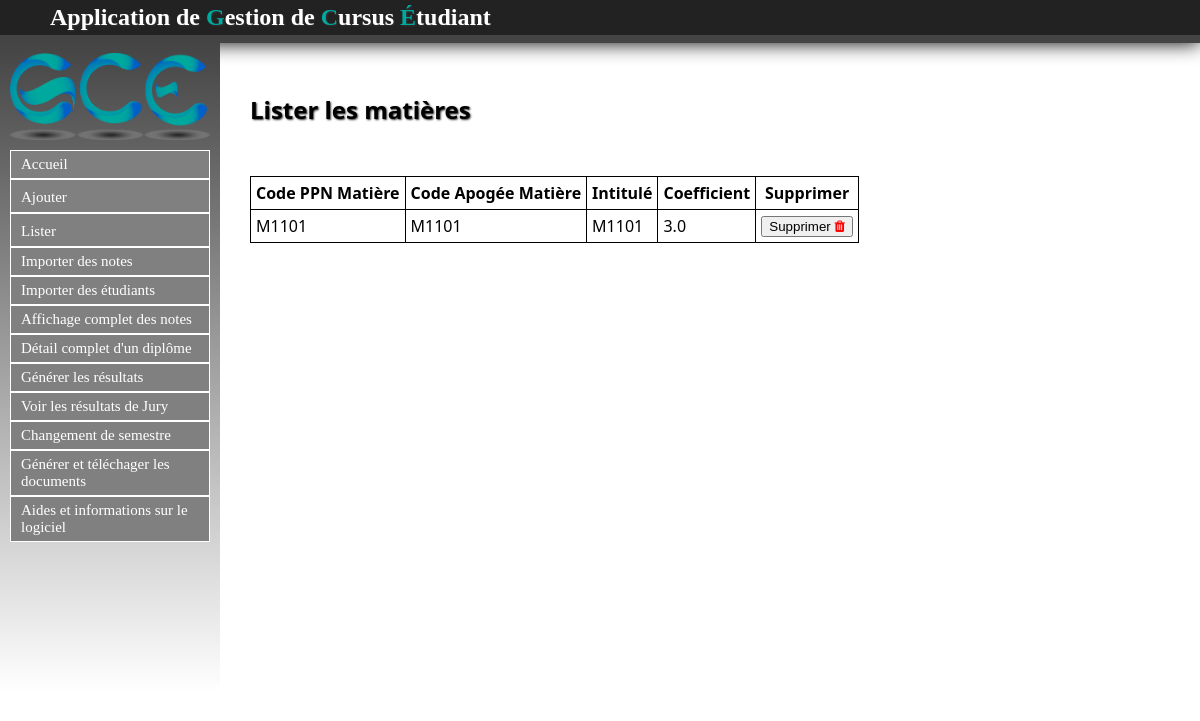
The app's page /Matiere/listermatieres, older data.
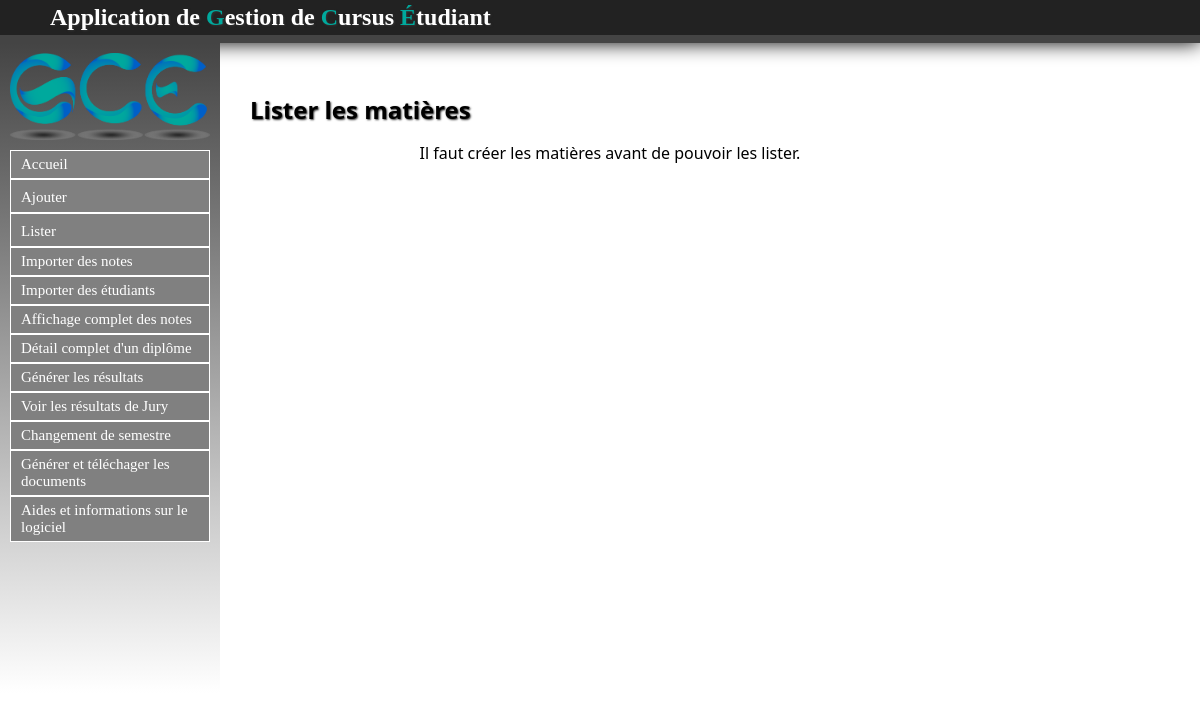
The same page, newer data.
### Matiere/models.py (models this page shows, shortened)
class Matiere(models.Model):
	intitule = models.CharField(max_length=30,null=False)
	code_ppn = models.CharField(max_length=30,null=False)
	code_apogee = models.CharField(max_length=30,null=False)
	coefficient = models.FloatField(default=1.0)
	ue = models.ForeignKey('UE.ue', null=True)

### Matiere/views.py (the view)
def listermatieres(request):
	matieres = Matiere.objects.all()
	return render(request, 'contenu_html/listermatieres.html', locals())

### Matiere/templates/contenu_html/listermatieres.html (shortened to what this page needs)
{% extends "templates/base.html" %}
{% block content %}
<h1>Lister les matières</h1>
{% if not matieres %}
	<p>Il faut créer les matières avant de pouvoir les lister.</p>
{% else %}
	<table >
	<tr>
		<th>Code PPN Matière</th>
		<th>Code Apogée Matière</th>
		<th>Intitulé</th>
		<th>Coefficient</th>
		<th>Supprimer</th>
	</tr>
{% endif %}
{% for mat in matieres %}
	<tr>
		<td>{{ mat.code_ppn }}</td>
		<td>{{ mat.code_apogee }}</td>
		<td>{{ mat.intitule }}</td>
		<td>{{ mat.coefficient }}</td>
		<td><a href="supprmat/{{ mat.id }}"><button>Supprimer <i style="color:red" class="fa fa-trash" aria-hidden="true"></i></button></a></td>
	</tr>
{% endfor %}
</table>
{% endblock %}

Row changes from the older to the newer data that the page shows:
removed Matiere: code_ppn "M1101", code_apogee "M1101", intitule "M1101", coefficient "3.0"
Text that changed along with them:
text no longer shown: "Code PPN Matière Code Apogée Matière Intitulé Coefficient Supprimer"
text now shown: "Il faut créer les matières avant de pouvoir les lister."
